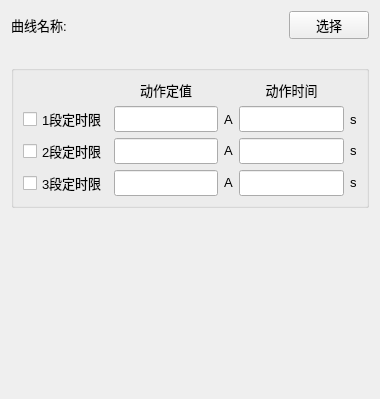
<?xml version="1.0" encoding="UTF-8"?>
<ui version="4.0">
 <class>QCharEditWidget_Inverse_Eng</class>
 <widget class="QWidget" name="QCharEditWidget_Inverse_Eng">
  <property name="geometry">
   <rect>
    <x>0</x>
    <y>0</y>
    <width>380</width>
    <height>399</height>
   </rect>
  </property>
  <property name="sizePolicy">
   <sizepolicy hsizetype="Preferred" vsizetype="Preferred">
    <horstretch>0</horstretch>
    <verstretch>0</verstretch>
   </sizepolicy>
  </property>
  <property name="maximumSize">
   <size>
    <width>380</width>
    <height>16777215</height>
   </size>
  </property>
  <property name="windowTitle">
   <string>Form</string>
  </property>
  <layout class="QVBoxLayout" name="verticalLayout">
   <item>
    <layout class="QHBoxLayout" name="layoutTop">
     <item>
      <widget class="QLabel" name="txtName">
       <property name="font">
        <font>
         <family>Microsoft YaHei UI</family>
         <pointsize>10</pointsize>
        </font>
       </property>
       <property name="text">
        <string>曲线名称:</string>
       </property>
      </widget>
     </item>
     <item>
      <widget class="QLabel" name="txtID">
       <property name="font">
        <font>
         <family>Microsoft YaHei UI</family>
         <pointsize>10</pointsize>
        </font>
       </property>
       <property name="text">
        <string/>
       </property>
      </widget>
     </item>
     <item>
      <spacer name="horizontalSpacer">
       <property name="orientation">
        <enum>Qt::Horizontal</enum>
       </property>
       <property name="sizeHint" stdset="0">
        <size>
         <width>40</width>
         <height>20</height>
        </size>
       </property>
      </spacer>
     </item>
     <item>
      <widget class="QPushButton" name="btnSelect">
       <property name="font">
        <font>
         <family>Microsoft YaHei UI</family>
         <pointsize>10</pointsize>
        </font>
       </property>
       <property name="text">
        <string>选择</string>
       </property>
      </widget>
     </item>
    </layout>
   </item>
   <item>
    <widget class="QLabel" name="m_txtImg">
     <property name="text">
      <string/>
     </property>
    </widget>
   </item>
   <item>
    <widget class="QGroupBox" name="groupBox_1">
     <property name="title">
      <string/>
     </property>
     <layout class="QGridLayout" name="_2">
      <item row="0" column="1">
       <widget class="QLabel" name="label_26">
        <property name="sizePolicy">
         <sizepolicy hsizetype="Minimum" vsizetype="Maximum">
          <horstretch>0</horstretch>
          <verstretch>0</verstretch>
         </sizepolicy>
        </property>
        <property name="font">
         <font>
          <family>Microsoft YaHei UI</family>
          <pointsize>10</pointsize>
         </font>
        </property>
        <property name="text">
         <string>动作定值</string>
        </property>
        <property name="alignment">
         <set>Qt::AlignCenter</set>
        </property>
       </widget>
      </item>
      <item row="2" column="1">
       <widget class="QSttLineEdit" name="lineEdit_VSet1">
        <property name="maximumSize">
         <size>
          <width>16777215</width>
          <height>16777215</height>
         </size>
        </property>
        <property name="font">
         <font>
          <family>微软雅黑</family>
          <pointsize>10</pointsize>
         </font>
        </property>
       </widget>
      </item>
      <item row="3" column="2">
       <widget class="QLabel" name="label_34">
        <property name="sizePolicy">
         <sizepolicy hsizetype="Maximum" vsizetype="Maximum">
          <horstretch>0</horstretch>
          <verstretch>0</verstretch>
         </sizepolicy>
        </property>
        <property name="font">
         <font>
          <family>Microsoft YaHei UI</family>
          <pointsize>10</pointsize>
         </font>
        </property>
        <property name="text">
         <string>A</string>
        </property>
       </widget>
      </item>
      <item row="3" column="4">
       <widget class="QLabel" name="label_35">
        <property name="sizePolicy">
         <sizepolicy hsizetype="Maximum" vsizetype="Maximum">
          <horstretch>0</horstretch>
          <verstretch>0</verstretch>
         </sizepolicy>
        </property>
        <property name="font">
         <font>
          <family>Microsoft YaHei UI</family>
          <pointsize>10</pointsize>
         </font>
        </property>
        <property name="text">
         <string>s</string>
        </property>
       </widget>
      </item>
      <item row="3" column="3">
       <widget class="QSttLineEdit" name="lineEdit_TSet2">
        <property name="maximumSize">
         <size>
          <width>16777215</width>
          <height>16777215</height>
         </size>
        </property>
        <property name="font">
         <font>
          <family>微软雅黑</family>
          <pointsize>10</pointsize>
         </font>
        </property>
       </widget>
      </item>
      <item row="2" column="2">
       <widget class="QLabel" name="label_30">
        <property name="font">
         <font>
          <family>Microsoft YaHei UI</family>
          <pointsize>10</pointsize>
         </font>
        </property>
        <property name="text">
         <string>A</string>
        </property>
       </widget>
      </item>
      <item row="4" column="0">
       <widget class="QCheckBox" name="checkBox_Set3">
        <property name="font">
         <font>
          <family>Microsoft YaHei UI</family>
          <pointsize>10</pointsize>
         </font>
        </property>
        <property name="text">
         <string>3段定时限</string>
        </property>
       </widget>
      </item>
      <item row="4" column="3">
       <widget class="QSttLineEdit" name="lineEdit_TSet3">
        <property name="maximumSize">
         <size>
          <width>16777215</width>
          <height>16777215</height>
         </size>
        </property>
        <property name="font">
         <font>
          <family>微软雅黑</family>
          <pointsize>10</pointsize>
         </font>
        </property>
       </widget>
      </item>
      <item row="3" column="0">
       <widget class="QCheckBox" name="checkBox_Set2">
        <property name="font">
         <font>
          <family>Microsoft YaHei UI</family>
          <pointsize>10</pointsize>
         </font>
        </property>
        <property name="text">
         <string>2段定时限</string>
        </property>
       </widget>
      </item>
      <item row="0" column="3">
       <widget class="QLabel" name="label_27">
        <property name="font">
         <font>
          <family>Microsoft YaHei UI</family>
          <pointsize>10</pointsize>
         </font>
        </property>
        <property name="text">
         <string>动作时间</string>
        </property>
        <property name="alignment">
         <set>Qt::AlignCenter</set>
        </property>
       </widget>
      </item>
      <item row="2" column="4">
       <widget class="QLabel" name="label_31">
        <property name="font">
         <font>
          <family>Microsoft YaHei UI</family>
          <pointsize>10</pointsize>
         </font>
        </property>
        <property name="text">
         <string>s</string>
        </property>
       </widget>
      </item>
      <item row="4" column="1">
       <widget class="QSttLineEdit" name="lineEdit_VSet3">
        <property name="maximumSize">
         <size>
          <width>16777215</width>
          <height>16777215</height>
         </size>
        </property>
        <property name="font">
         <font>
          <family>微软雅黑</family>
          <pointsize>10</pointsize>
         </font>
        </property>
       </widget>
      </item>
      <item row="3" column="1">
       <widget class="QSttLineEdit" name="lineEdit_VSet2">
        <property name="maximumSize">
         <size>
          <width>16777215</width>
          <height>16777215</height>
         </size>
        </property>
        <property name="font">
         <font>
          <family>微软雅黑</family>
          <pointsize>10</pointsize>
         </font>
        </property>
       </widget>
      </item>
      <item row="4" column="2">
       <widget class="QLabel" name="label_38">
        <property name="sizePolicy">
         <sizepolicy hsizetype="Maximum" vsizetype="Maximum">
          <horstretch>0</horstretch>
          <verstretch>0</verstretch>
         </sizepolicy>
        </property>
        <property name="font">
         <font>
          <family>Microsoft YaHei UI</family>
          <pointsize>10</pointsize>
         </font>
        </property>
        <property name="text">
         <string>A</string>
        </property>
       </widget>
      </item>
      <item row="4" column="4">
       <widget class="QLabel" name="label_39">
        <property name="sizePolicy">
         <sizepolicy hsizetype="Maximum" vsizetype="Maximum">
          <horstretch>0</horstretch>
          <verstretch>0</verstretch>
         </sizepolicy>
        </property>
        <property name="font">
         <font>
          <family>Microsoft YaHei UI</family>
          <pointsize>10</pointsize>
         </font>
        </property>
        <property name="text">
         <string>s</string>
        </property>
       </widget>
      </item>
      <item row="2" column="3">
       <widget class="QSttLineEdit" name="lineEdit_TSet1">
        <property name="maximumSize">
         <size>
          <width>16777215</width>
          <height>16777215</height>
         </size>
        </property>
        <property name="font">
         <font>
          <family>微软雅黑</family>
          <pointsize>10</pointsize>
         </font>
        </property>
       </widget>
      </item>
      <item row="2" column="0">
       <widget class="QCheckBox" name="checkBox_Set1">
        <property name="font">
         <font>
          <family>Microsoft YaHei UI</family>
          <pointsize>10</pointsize>
         </font>
        </property>
        <property name="text">
         <string>1段定时限</string>
        </property>
       </widget>
      </item>
     </layout>
     <zorder>label_27</zorder>
     <zorder>label_30</zorder>
     <zorder>checkBox_Set1</zorder>
     <zorder>label_31</zorder>
     <zorder>lineEdit_VSet1</zorder>
     <zorder>lineEdit_TSet1</zorder>
     <zorder>lineEdit_TSet2</zorder>
     <zorder>label_34</zorder>
     <zorder>checkBox_Set2</zorder>
     <zorder>lineEdit_VSet2</zorder>
     <zorder>lineEdit_VSet3</zorder>
     <zorder>checkBox_Set3</zorder>
     <zorder>label_38</zorder>
     <zorder>lineEdit_TSet3</zorder>
     <zorder>label_35</zorder>
     <zorder>label_39</zorder>
     <zorder>label_26</zorder>
    </widget>
   </item>
   <item>
    <layout class="QGridLayout" name="GroupGrid"/>
   </item>
   <item>
    <spacer name="verticalSpacer">
     <property name="orientation">
      <enum>Qt::Vertical</enum>
     </property>
     <property name="sizeHint" stdset="0">
      <size>
       <width>20</width>
       <height>177</height>
      </size>
     </property>
    </spacer>
   </item>
  </layout>
 </widget>
 <customwidgets>
  <customwidget>
   <class>QSttLineEdit</class>
   <extends>QLineEdit</extends>
   <header>../../../Module/UI/Controls/SttLineEdit.h</header>
  </customwidget>
 </customwidgets>
 <resources/>
 <connections/>
</ui>
